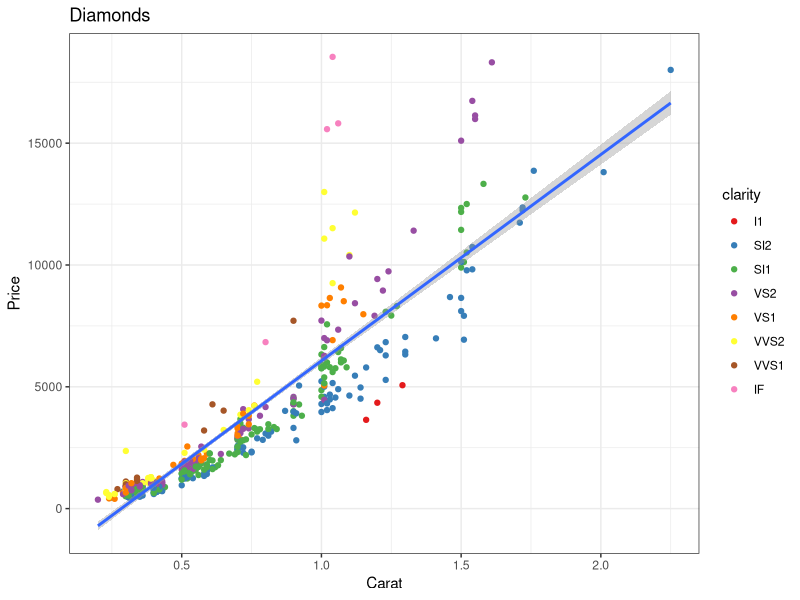

This figure's R source:
library(ggplot2)
library(dplyr)
library(RColorBrewer)

diamond.subset <-
	diamonds %>%
	filter(color == "D") %>%
	sample_n(500)
 
ggplot(diamond.subset, aes(carat, price)) +
geom_point(aes(color = clarity)) +
geom_smooth(method = "lm", se = TRUE, level = 0.9) +
scale_color_brewer(palette = "Set1") +
theme_bw() +
labs(title = "Diamonds", x = "Carat", y = "Price")
